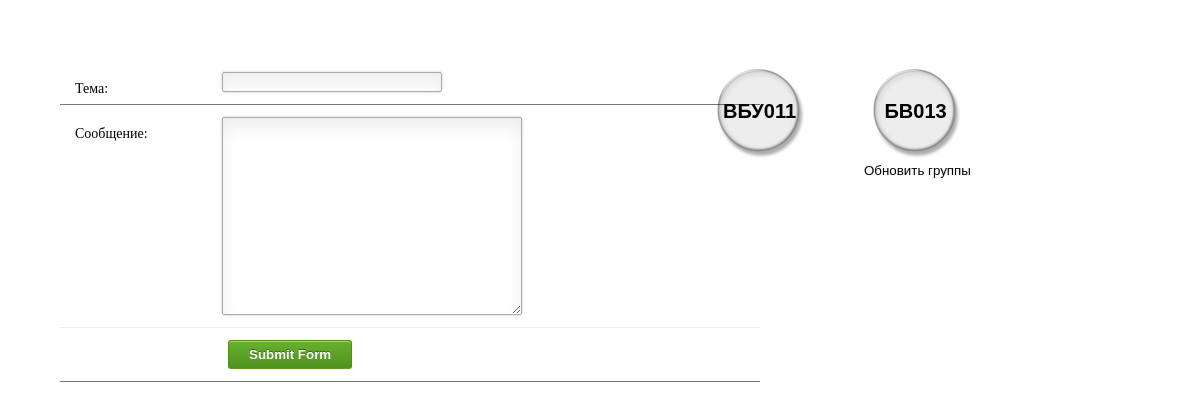
Before: /main/ with the older database file.
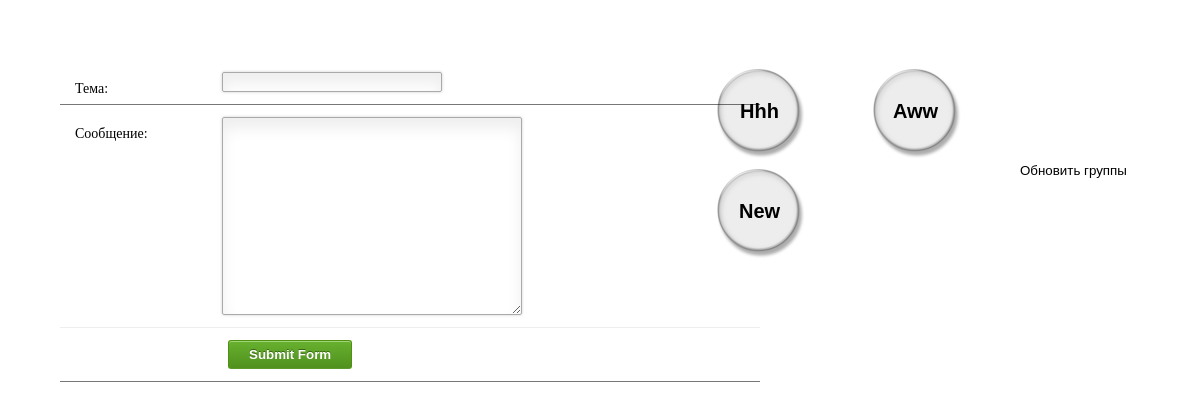
After: the same page with the newer database file.
### main/models.py (models this page shows, shortened)
class Groups(models.Model):
    id_group = models.IntegerField()
    name = models.CharField('Название группы', max_length=50)
    class Meta:
        verbose_name = 'Группа'
        verbose_name_plural = 'Группы'
    @staticmethod
    def get_id_groups():
        all_id = Groups.objects.values('id_group', 'name')
        return all_id

### main/views.py (the view, shortened to what this page needs)
# urls.py: path('', views.send_message, name='send_message'),
def send_message(request):
    all_info = Groups.get_id_groups()
    list_info = list(all_info)
    form = MessageForm()
    data = {
        'form': form,
        'list_info': list_info,
    }
    return render(request, 'main/send_message.html', data)

### main/forms.py
class MessageForm(ModelForm):
    class Meta:
        model = Messages
        fields = ['theme', 'text']
        widgets = {
            "theme": TextInput(attrs={
                'class': 'input100',
            }),
            "text": Textarea(attrs={
                'class': 'input100',
            })
        }

### main/templates/main/send_message.html (shortened to what this page needs)
{% extends 'main/loyaut.html' %}
{% load static %}
{% block content %}
    <form method="post" class="contact_form" name="contact_form" id="contact" style=" display: flex;
    flex-direction: row; flex-wrap: nowrap; margin: 5%;">
        <div style="width: 60%;">
            <ul>
                <li>
                    {{ form.theme.label_tag }}
                    {{ form.theme }}
                </li>
                <li>
                    {{ form.text.label_tag }}
                    {{ form.text }}
                </li>
                <li>
                    <button class="submit" type="submit">Submit Form</button>
                </li>
            </ul>
        </div>
        <div style=" width: 40%;" class="btn-group" id="group_main">
            {% for el in list_info %}
                <div style="position: relative;height: 100px; float: left;">
                    <button name="{{ el.id_group }}" class="btn_check_group">
                        <div style="position: absolute; top: 0; left: 0; width: 100px;">
                            <img src="{% static 'main/images/pr.png' %}" alt="..."/>
                        </div>
                        <div id="{{ el.id_group }}"
                             style="position: absolute; top: 40%; left: 1%; width: 100px; font-size: 1.5em; font-weight: bolder">
                            {{ el.name }}
                        </div>
                    </button>
                </div>
            {% endfor %}
            <button class="btn btn-success" id="update_groups"> Обновить группы</button>
        </div>
    </form>
{% endblock %}

### main/templates/main/loyaut.html (shortened to what this page needs)
{% load static %}
<!doctype html>
<html lang="en">
<head>
    <link rel="stylesheet" type="text/css" href="{% static "main/css/util.css" %}"/>
    <link rel="stylesheet" type="text/css" href="{% static "main/css/main.css" %}"/>
    <link rel="stylesheet" type="text/css" href="{% static "main/css/message.css" %}"/>
</head>
<body>
<main>
    {% block content %}
    {% endblock %}
</main>
</body>
</html>

### main/static/main/css/main.css (style rules this page uses)
* { margin: 0px; padding: 0px; box-sizing: border-box; }
body, html { height: 100%; font-family: Poppins-Regular, sans-serif; }
ul, li { margin: 0px; list-style-type: none; }
input { outline: none; border: none; }
textarea { outline: none; border: none; }
label { display: block; margin: 0; }
button { outline: none !important; border: none; background: transparent; }
.input100 { font-family: Poppins-Regular, serif; font-size: 15px; color: #555555; line-height: 1.2; display: block; width: 100%; background: transparent; padding: 0 5px; }
input.input100 { height: 45px; }

### main/static/main/css/message.css (style rules this page uses)
body { font: 14px/21px "Lucida Sans", "Lucida Grande", "Lucida Sans Unicode", sans-serif; }
.contact_form h2, .contact_form label { font-family: Georgia, Times, "Times New Roman", serif; }
.contact_form ul { width: 700px; list-style-type: none; list-style-position: outside; margin: 0px; padding: 0px; }
.contact_form li { padding: 12px; border-bottom: 1px solid #eee; position: relative; }
.contact_form li:first-child, .contact_form li:last-child { border-bottom: 1px solid #777; }
.contact_form label { width: 150px; margin-top: 3px; display: inline-block; float: left; padding: 3px; }
.contact_form input { height: 20px; width: 220px; padding: 5px 8px; }
.contact_form textarea { padding: 8px; width: 300px; }
.contact_form button { margin-left: 156px; }
.contact_form input, .contact_form textarea { border: 1px solid #aaa; box-shadow: 0px 0px 3px #ccc, 0 10px 15px #eee inset; border-radius: 2px; padding-right: 30px; -moz-transition: padding .25s; -webkit-transition: padding .25s; -o-transition: padding .25s; transition: padding .25s; }
button.submit { background-color: #68b12f; background: -webkit-gradient(linear, left top, left bottom, from(#68b12f), to(#50911e)); background: -webkit-linear-gradient(top, #68b12f, #50911e); background: -moz-linear-gradient(top, #68b12f, #50911e); background: -ms-linear-gradient(top, #68b12f, #50911e); background: -o-linear-gradient(top, #68b12f, #50911e); background: linear-gradient(top, #68b12f, #50911e); border: 1px solid #509111; border-bottom: 1px solid #5b992b; border-radius: 3px; -webkit-border-radius: 3px; -moz-border-radius: 3px; -ms-border-radius: 3px; -o-border-radius: 3px; box-shadow: inset 0 1px 0 0 #9fd574; -webkit-box-shadow: 0 1px 0 0 #9fd574 inset; -moz-box-shadow: 0 1px 0 0 #9fd574 inset; -ms-box-shadow: 0 1px 0 0 #9fd574 inset; -o-box-shadow: 0 1px 0 0 #9fd574 inset; color: white; font-weight: bold; padding: 6px 20px; text-align: center; text-shadow: 0 -1px 0 #396715; }

Changed rows visible on the page:
removed Groups: name "ВБУ011"
removed Groups: name "БВ013"
added Groups: name "Hhh"
added Groups: name "Aww"
added Groups: name "New"
